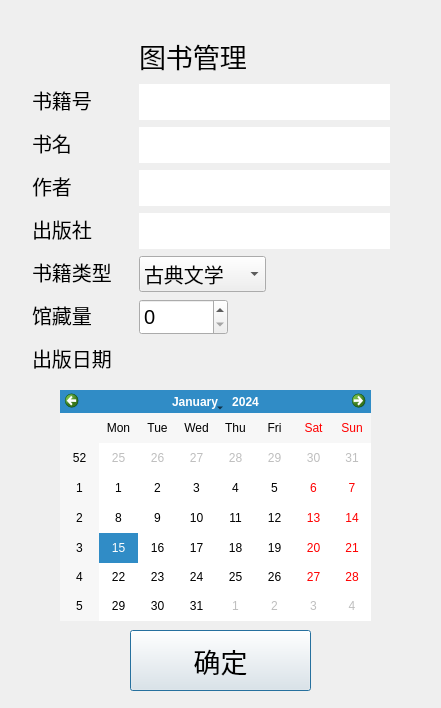
<?xml version="1.0" encoding="UTF-8"?>
<ui version="4.0">
 <class>Book</class>
 <widget class="QDialog" name="Book">
  <property name="geometry">
   <rect>
    <x>0</x>
    <y>0</y>
    <width>441</width>
    <height>708</height>
   </rect>
  </property>
  <property name="windowTitle">
   <string>Dialog</string>
  </property>
  <widget class="QCalendarWidget" name="calendar">
   <property name="geometry">
    <rect>
     <x>60</x>
     <y>390</y>
     <width>311</width>
     <height>231</height>
    </rect>
   </property>
  </widget>
  <widget class="QPushButton" name="OK">
   <property name="geometry">
    <rect>
     <x>130</x>
     <y>630</y>
     <width>181</width>
     <height>61</height>
    </rect>
   </property>
   <property name="font">
    <font>
     <pointsize>20</pointsize>
    </font>
   </property>
   <property name="text">
    <string>确定</string>
   </property>
  </widget>
  <widget class="QLabel" name="label">
   <property name="geometry">
    <rect>
     <x>139</x>
     <y>35</y>
     <width>132</width>
     <height>42</height>
    </rect>
   </property>
   <property name="font">
    <font>
     <pointsize>20</pointsize>
    </font>
   </property>
   <property name="text">
    <string>图书管理</string>
   </property>
  </widget>
  <widget class="QLineEdit" name="bookId">
   <property name="geometry">
    <rect>
     <x>139</x>
     <y>84</y>
     <width>251</width>
     <height>36</height>
    </rect>
   </property>
   <property name="font">
    <font>
     <pointsize>15</pointsize>
    </font>
   </property>
   <property name="text">
    <string/>
   </property>
   <property name="frame">
    <bool>false</bool>
   </property>
  </widget>
  <widget class="QLabel" name="label_2">
   <property name="geometry">
    <rect>
     <x>32</x>
     <y>84</y>
     <width>75</width>
     <height>31</height>
    </rect>
   </property>
   <property name="font">
    <font>
     <pointsize>15</pointsize>
    </font>
   </property>
   <property name="text">
    <string>书籍号</string>
   </property>
  </widget>
  <widget class="QLabel" name="label_3">
   <property name="geometry">
    <rect>
     <x>32</x>
     <y>127</y>
     <width>50</width>
     <height>31</height>
    </rect>
   </property>
   <property name="font">
    <font>
     <pointsize>15</pointsize>
    </font>
   </property>
   <property name="text">
    <string>书名</string>
   </property>
  </widget>
  <widget class="QLabel" name="label_4">
   <property name="geometry">
    <rect>
     <x>32</x>
     <y>170</y>
     <width>50</width>
     <height>31</height>
    </rect>
   </property>
   <property name="font">
    <font>
     <pointsize>15</pointsize>
    </font>
   </property>
   <property name="text">
    <string>作者</string>
   </property>
  </widget>
  <widget class="QLineEdit" name="bookName">
   <property name="geometry">
    <rect>
     <x>139</x>
     <y>127</y>
     <width>251</width>
     <height>36</height>
    </rect>
   </property>
   <property name="font">
    <font>
     <pointsize>15</pointsize>
    </font>
   </property>
   <property name="text">
    <string/>
   </property>
   <property name="frame">
    <bool>false</bool>
   </property>
  </widget>
  <widget class="QLineEdit" name="author">
   <property name="geometry">
    <rect>
     <x>139</x>
     <y>170</y>
     <width>251</width>
     <height>36</height>
    </rect>
   </property>
   <property name="font">
    <font>
     <pointsize>15</pointsize>
    </font>
   </property>
   <property name="text">
    <string/>
   </property>
   <property name="frame">
    <bool>false</bool>
   </property>
  </widget>
  <widget class="QLineEdit" name="press">
   <property name="geometry">
    <rect>
     <x>139</x>
     <y>213</y>
     <width>251</width>
     <height>36</height>
    </rect>
   </property>
   <property name="font">
    <font>
     <pointsize>15</pointsize>
    </font>
   </property>
   <property name="text">
    <string/>
   </property>
   <property name="frame">
    <bool>false</bool>
   </property>
  </widget>
  <widget class="QLabel" name="label_5">
   <property name="geometry">
    <rect>
     <x>32</x>
     <y>213</y>
     <width>75</width>
     <height>31</height>
    </rect>
   </property>
   <property name="sizePolicy">
    <sizepolicy hsizetype="Preferred" vsizetype="Preferred">
     <horstretch>0</horstretch>
     <verstretch>0</verstretch>
    </sizepolicy>
   </property>
   <property name="font">
    <font>
     <pointsize>15</pointsize>
    </font>
   </property>
   <property name="text">
    <string>出版社</string>
   </property>
  </widget>
  <widget class="QLabel" name="label_6">
   <property name="geometry">
    <rect>
     <x>32</x>
     <y>256</y>
     <width>100</width>
     <height>31</height>
    </rect>
   </property>
   <property name="font">
    <font>
     <pointsize>15</pointsize>
    </font>
   </property>
   <property name="text">
    <string>书籍类型</string>
   </property>
  </widget>
  <widget class="QComboBox" name="kind">
   <property name="geometry">
    <rect>
     <x>139</x>
     <y>256</y>
     <width>127</width>
     <height>36</height>
    </rect>
   </property>
   <property name="minimumSize">
    <size>
     <width>0</width>
     <height>30</height>
    </size>
   </property>
   <property name="font">
    <font>
     <pointsize>15</pointsize>
    </font>
   </property>
   <item>
    <property name="text">
     <string>古典文学</string>
    </property>
   </item>
   <item>
    <property name="text">
     <string>信息技术</string>
    </property>
   </item>
   <item>
    <property name="text">
     <string>美食杂志</string>
    </property>
   </item>
   <item>
    <property name="text">
     <string>现代散文</string>
    </property>
   </item>
   <item>
    <property name="text">
     <string>科幻小说</string>
    </property>
   </item>
   <item>
    <property name="text">
     <string>学术论文</string>
    </property>
   </item>
  </widget>
  <widget class="QLabel" name="label_7">
   <property name="geometry">
    <rect>
     <x>32</x>
     <y>299</y>
     <width>75</width>
     <height>31</height>
    </rect>
   </property>
   <property name="font">
    <font>
     <pointsize>15</pointsize>
    </font>
   </property>
   <property name="text">
    <string>馆藏量</string>
   </property>
  </widget>
  <widget class="QLabel" name="label_8">
   <property name="geometry">
    <rect>
     <x>32</x>
     <y>342</y>
     <width>100</width>
     <height>31</height>
    </rect>
   </property>
   <property name="font">
    <font>
     <pointsize>15</pointsize>
    </font>
   </property>
   <property name="text">
    <string>出版日期</string>
   </property>
  </widget>
  <widget class="QLineEdit" name="publishTime">
   <property name="enabled">
    <bool>false</bool>
   </property>
   <property name="geometry">
    <rect>
     <x>139</x>
     <y>342</y>
     <width>251</width>
     <height>36</height>
    </rect>
   </property>
   <property name="font">
    <font>
     <pointsize>15</pointsize>
    </font>
   </property>
   <property name="text">
    <string/>
   </property>
   <property name="frame">
    <bool>false</bool>
   </property>
  </widget>
  <widget class="QSpinBox" name="quantity">
   <property name="geometry">
    <rect>
     <x>139</x>
     <y>299</y>
     <width>89</width>
     <height>36</height>
    </rect>
   </property>
   <property name="minimumSize">
    <size>
     <width>0</width>
     <height>30</height>
    </size>
   </property>
   <property name="font">
    <font>
     <pointsize>15</pointsize>
    </font>
   </property>
   <property name="maximum">
    <number>1000</number>
   </property>
  </widget>
 </widget>
 <resources/>
 <connections/>
</ui>
